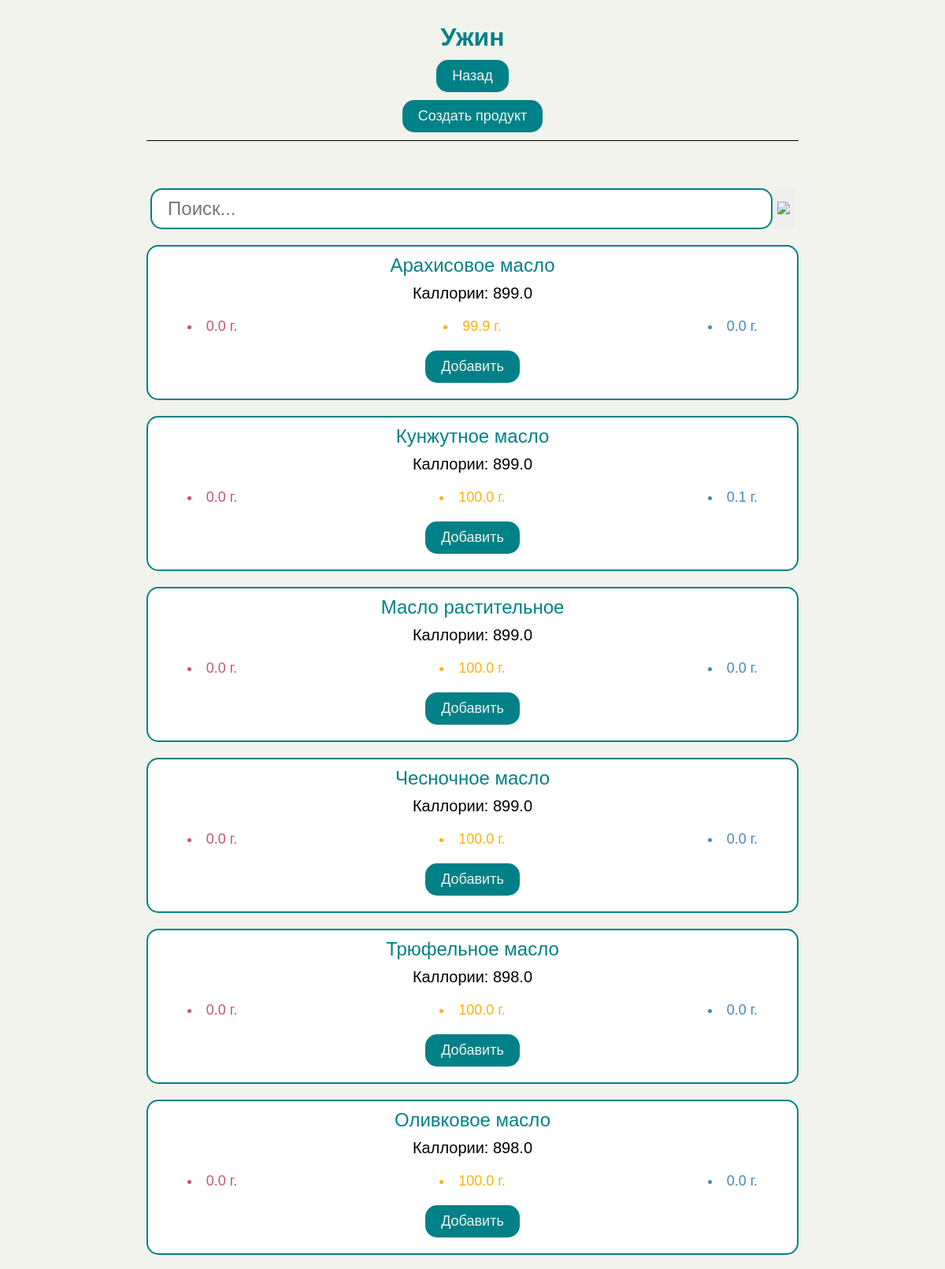
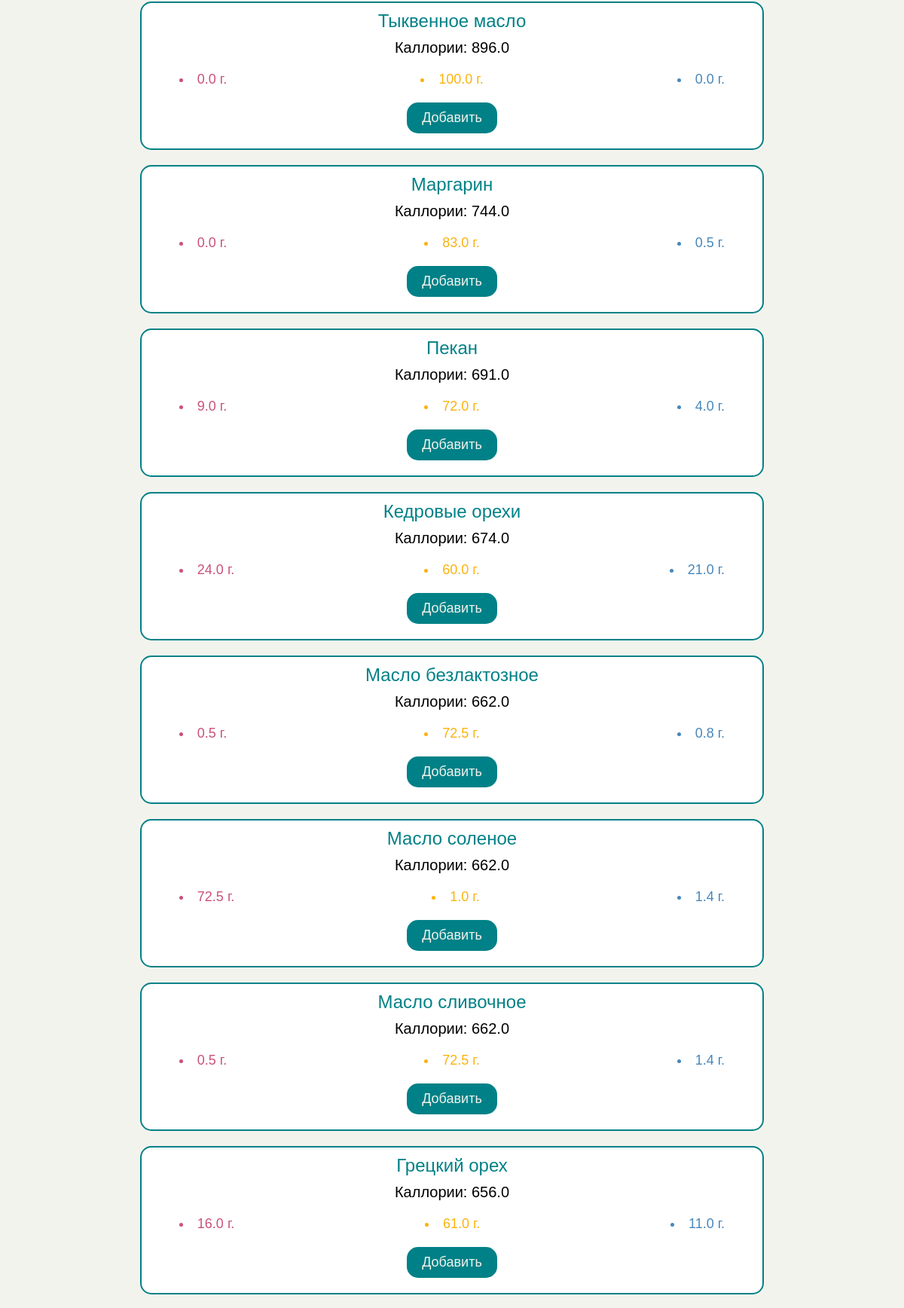
Screenshot of /dinner/ (upper part) with the database file from the repository (2 pictures, top to bottom).
### webflut/models.py (models this page shows, shortened)
class Add_Product(models.Model):
    name = models.CharField(max_length=50)
    calories_in = models.FloatField(default=0)
    proteins = models.FloatField()
    fats = models.FloatField()
    carbohydrates = models.FloatField()
    class Meta:
        verbose_name = 'Продукты Все'
        verbose_name_plural = 'Продукты Все'

### webflut/views.py (the view)
# urls.py: path('dinner/', views.dinner, name='dinner'),
def dinner(request):
    search_query = request.GET.get('search')
    if request.method == 'POST':
        form = AddProductForm(request.POST)
        if form.is_valid():
            form.save()
            return render(request, 'dinner.html', {'form': form, 'search_query': search_query})
    else:
        form = AddProductForm()
    products = Add_Product.objects.all()
    if search_query:
        products = products.filter(name__icontains=search_query)
    return render(request, 'dinner.html', {'form': form, 'products': products, 'search_query': search_query})

### webflut/forms.py (shortened to what this page needs)
class AddProductForm(forms.ModelForm):
    class Meta:
        model = Add_Product
        fields = ['name', 'calories_in', 'proteins', 'fats', 'carbohydrates', ]
        labels = {
            'name': 'Название продукта',
            'calories_in': 'ккал',
            'proteins': 'Б',
            'fats': 'Ж',
            'carbohydrates': 'У',
        }

### webflut/templates/dinner.html (shortened to what this page needs)
{% extends 'eatingbase.html' %}
{% block content %}
<h1>Ужин</h1>
<a href="{% url 'calories_and_bjy' %}" class="general-button">Назад</a>
{% endblock %}
{% block contenbutton %}
<button onclick="openModal2({{ product.id }})" class="general-button">Добавить</button>
{% endblock %}

### webflut/templates/eatingbase.html (shortened to what this page needs)
{% load static %}
{% load pwa %}
<!DOCTYPE html>
<html lang="en">
  <head>
    <link href="{% static 'css/Eatings Pages/Eating/eatings.css' %}" rel="stylesheet"/>
    <link href="{% static 'css/Eatings Pages/general.css' %}" rel="stylesheet"/>
  </head>
  <body style="font-family: Arial, Helvetica, sans-serif;">
    {% block content %}{% endblock %}
    <button class="general-button" style="margin-top: 0" id="create-my-product">
      Создать продукт
    </button>
    <form action="" class="search" method="GET">
      <input
        type="text"
        id="search-input"
        name="search"
        placeholder="Поиск..."
        value="{{ search_query|default_if_none:'' }}"
      />
      <button type="submit" class="search-button">
        <img src="{% static 'accets/поиск.png' %}" />
      </button>
    </form>
    <div class="product-container">
      {% for product in products %}
      <div class="product-item">
        <text>{{ product.name }}</text>
        <p>Каллории: {{ product.calories_in }}</p>
        <div class="product-row">
          <li style="color: #ca517a">{{ product.proteins }} г.</li>
          <li style="color: #fbb20d">{{ product.fats }} г.</li>
          <li style="color: #4887ba">{{ product.carbohydrates }} г.</li>
        </div>
        {% block contenbutton %} {% endblock %}
      </div>
      {% empty %}
      <p>Ничего не найдено</p>
      {% endfor %}
    </div>
  </body>
</html>

### webflut/static/css/Eatings Pages/Eating/eatings.css (style rules this page uses)
.product-container { width: 70%; text-align: center; }
.product-item { display: flex; flex-direction: column; justify-content: center; margin-top: 20px; background-color: white; padding: 10px; border-radius: 15px; border: 2px solid #008187; font-size: 15px; }
.product-item text { text-align: center; color: #008187; font-size: 24px; }
.product-item p { text-align: center; font-size: 20px; margin-block-start: 0.5em; margin-block-end: 0.5em; }
.product-item .product-row { width: 90%; margin-top: 10px; margin: 10px auto; display: flex; flex-direction: row; font-size: 18px; justify-content: space-between; }
.product-item .product-row li { list-style-position: inside; }
@media (min-width: 769px) { .search img { width: 5vw; } }

### webflut/static/css/Eatings Pages/general.css (style rules this page uses)
html { font-family: "Segoe UI"; background-color: #f2f3ed; }
body { display: flex; align-items: center; flex-direction: column; }
h1 { color: #008187; margin-block-end: 0em; }
.general-button { font-family: Arial; text-decoration: none; margin: 10px auto; background-color: #008187; border-radius: 15px; padding: 10px 20px; border: none; font-size: 18px; cursor: pointer; color: #f2f3ed; }
.search { width: 70%; margin: auto; display: flex; justify-content: center; border-top: 1px solid black; padding-top: 5vw; }
.search input { width: 90%; padding: 10px 20px; border-radius: 15px; font-size: 24px; border: 2px solid #008187; }
.search img { width: 10vw; }
.search .search-button { border: none; }
@media (min-width: 769px) { .search img { width: 5vw; } }

### rows the page displays
Add_Product: name "Арахисовое масло", calories_in "899.0", proteins "0.0", fats "99.9", carbohydrates "0.0"
Add_Product: name "Кунжутное масло", calories_in "899.0", proteins "0.0", fats "100.0", carbohydrates "0.1"
Add_Product: name "Масло растительное", calories_in "899.0", proteins "0.0", fats "100.0", carbohydrates "0.0"
Add_Product: name "Чесночное масло", calories_in "899.0", proteins "0.0", fats "100.0", carbohydrates "0.0"
Add_Product: name "Трюфельное масло", calories_in "898.0", proteins "0.0", fats "100.0", carbohydrates "0.0"
Add_Product: name "Оливковое масло", calories_in "898.0", proteins "0.0", fats "100.0", carbohydrates "0.0"
Add_Product: name "Тыквенное масло", calories_in "896.0", proteins "0.0", fats "100.0", carbohydrates "0.0"
Add_Product: name "Маргарин", calories_in "744.0", proteins "0.0", fats "83.0", carbohydrates "0.5"
Add_Product: name "Пекан", calories_in "691.0", proteins "9.0", fats "72.0", carbohydrates "4.0"
Add_Product: name "Кедровые орехи", calories_in "674.0", proteins "24.0", fats "60.0", carbohydrates "21.0"
Add_Product: name "Масло безлактозное", calories_in "662.0", proteins "0.5", fats "72.5", carbohydrates "0.8"
Add_Product: name "Масло соленое", calories_in "662.0", proteins "72.5", fats "1.0", carbohydrates "1.4"
Add_Product: name "Масло сливочное", calories_in "662.0", proteins "0.5", fats "72.5", carbohydrates "1.4"
Add_Product: name "Грецкий орех", calories_in "656.0", proteins "16.0", fats "61.0", carbohydrates "11.0"
